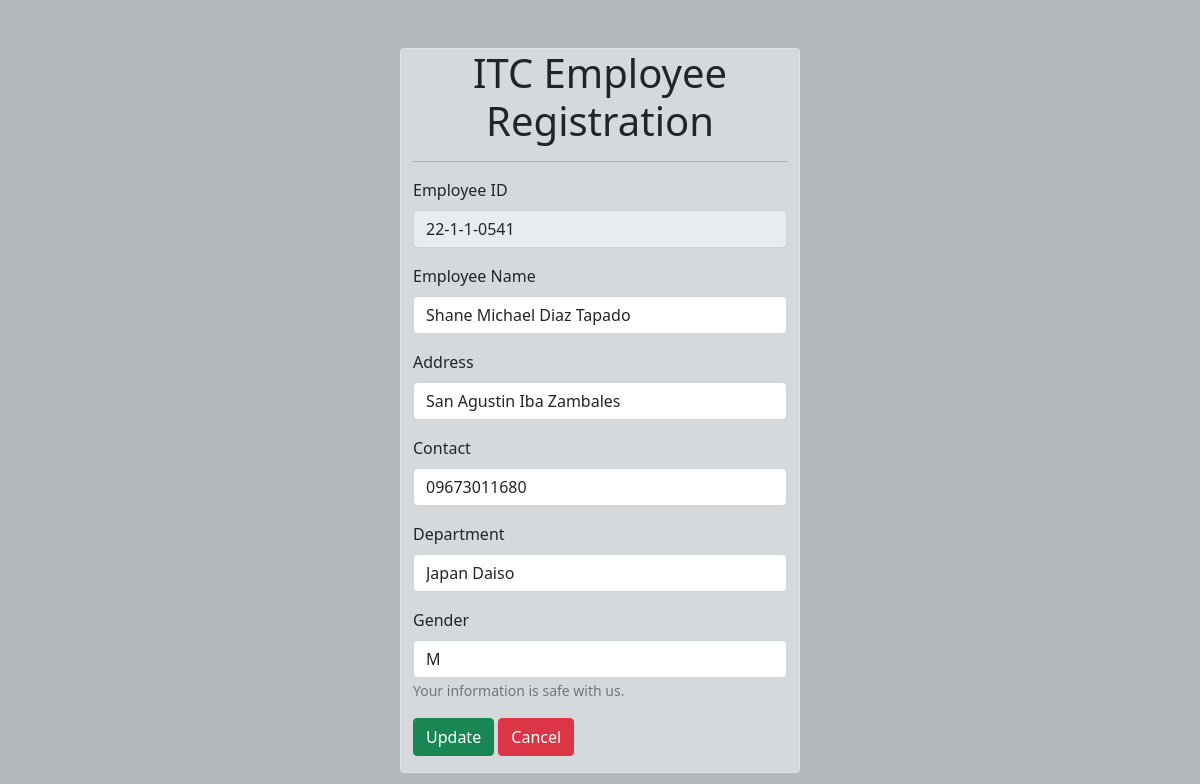
Page /editaction.php?user_id=22-1-1-0541 on the committed database.
### tables this page shows
CREATE TABLE `employeeid` (
  `emId` varchar(45) NOT NULL,
  `itc_name` varchar(45) NOT NULL,
  `itc_address` varchar(100) NOT NULL,
  `itc_contact` varchar(45) NOT NULL,
  `itc_department` text NOT NULL,
  `itc_gender` varchar(1) NOT NULL,
  `filename` varchar(45) NOT NULL
);

### editaction.php (the view, shortened to what this page needs)
<?php include "header.php" ?>
<?php
	$id = $_GET['user_id'];
	$query = "SELECT * from employeeid WHERE emId = '$id'";
	$user = mysqli_query($conn, $query);
 	while ($row = mysqli_fetch_array($user)) {
 	$user_id = $row['emId'];
	$user_name = $row['itc_name'];
	$user_address = $row['itc_address'];
	$user_contact = $row['itc_contact'];
	$user_department = $row['itc_department'];
	$user_gender = $row['itc_gender'];
  }
?>
<div class="container col-4 border rounded bg-light mt-5" style='--bs-bg-opacity: .5;'>
  <h1 class="text-center">ITC Employee Registration</h1>
  <hr>
  <form name="edit" action="" method="post">
    <div class="mb-3">
      <label for="employeeid" class="form-label">Employee ID</label>
      <input type="name" class="form-control" name="employeeid" value="<?php echo $user_id; ?>" autocomplete="off" disabled>
    </div>
    <div class="mb-3">
      <label for="name" class="form-label">Employee Name</label>
      <input type="name" class="form-control" name="name" value="<?php echo $user_name; ?>" autocomplete="off"  >
    </div>
    <div class="mb-3">
      <label for="address" class="form-label">Address</label>
      <input type="name" class="form-control" name="address" value="<?php echo $user_address; ?>" autocomplete="off"  >
    </div>
    <div class="mb-3">
      <label for="contact" class="form-label">Contact</label>
      <input type="name" class="form-control" name="contact" value="<?php echo $user_contact; ?>" autocomplete="off"  >
    </div>
      <div class="mb-3">
      <label for="department" class="form-label">Department</label>
      <input type="name" class="form-control" name="department" value="<?php echo $user_department; ?>" autocomplete="off"  >
    </div>
      <div class="mb-3">
      <label for="gender" class="form-label">Gender</label>
      <input type="name" class="form-control" name="gender" value="<?php echo $user_gender; ?>" autocomplete="off"  >
      <small class="text-muted">Your information is safe with us.</small>
    </div>
    <div class="mb-3">
      <input type="submit" name="update" value="Update" class="btn btn-success">
      <input type="submit" name="cancel" value="Cancel" class="btn btn-danger">
    </div>
  </form>
</div>

### rows in the picture
employeeid: employeeid "22-1-1-0541", name "Shane Michael Diaz Tapado", address "San Agustin Iba Zambales", contact "09673011680", department "Japan Daiso", gender "M"
